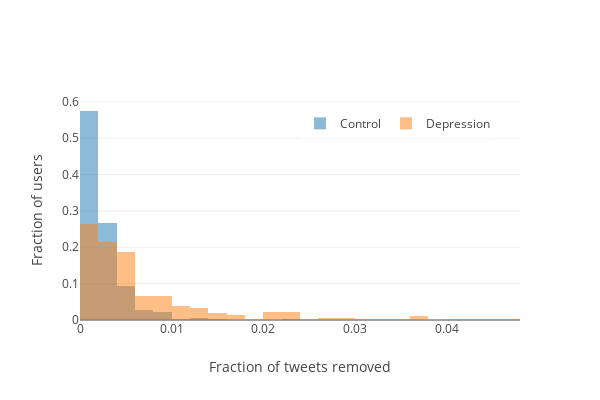

The notebook cell this image was saved under:
### Code cell
trace1 = go.Histogram(
    x=ctrl_depr.loc[ctrl_depr['labels']==0]['mental_health_frac'],
    name='Control',
    histnorm='probability',
    opacity=0.5,
    xbins=dict(
        start=0.0,
        end=0.05,
        size=0.002
    )
)
trace2 = go.Histogram(
    x=ctrl_depr.loc[ctrl_depr['labels']==1]['mental_health_frac'],
    name='Depression',
    histnorm='probability',
    opacity=0.5,
    xbins=dict(
        start=0.0,
        end=0.05,
        size=0.002
    )
)

data = [trace1, trace2]
layout = go.Layout(
    barmode='overlay', 
#     title='Depression vs. Control',
    xaxis=dict(title='Fraction of tweets removed'),
    yaxis=dict(title='Fraction of users'),
    width=600,
    height=400,
    legend=dict(orientation="h",x=0.5, y=0.96)
)
fig = go.Figure(data=data, layout=layout)
py.iplot(fig)

### Figure 1 — Plotly figure (JSON) as saved in the notebook; plotly's stock layout.template omitted (floating-point values rounded to 4 significant figures; data arrays with more than 128 entries replaced by an {"elided": "..."} marker saying what was removed)
{"data": [{"histnorm": "probability", "name": "Control", "opacity": 0.5, "type": "histogram", "uid": "fca8522e-b62e-4fcb-aa32-ddaeee38370f", "x": {"elided": "322 float values"}, "xbins": {"end": 0.05, "size": 0.002, "start": 0}}, {"histnorm": "probability", "name": "Depression", "opacity": 0.5, "type": "histogram", "uid": "1f4d5acf-7c7a-4791-95d3-070103f1882c", "x": {"elided": "323 float values"}, "xbins": {"end": 0.05, "size": 0.002, "start": 0}}], "layout": {"barmode": "overlay", "height": 400, "legend": {"orientation": "h", "x": 0.5, "y": 0.96}, "width": 600, "xaxis": {"title": "Fraction of tweets removed"}, "yaxis": {"title": "Fraction of users"}}}
